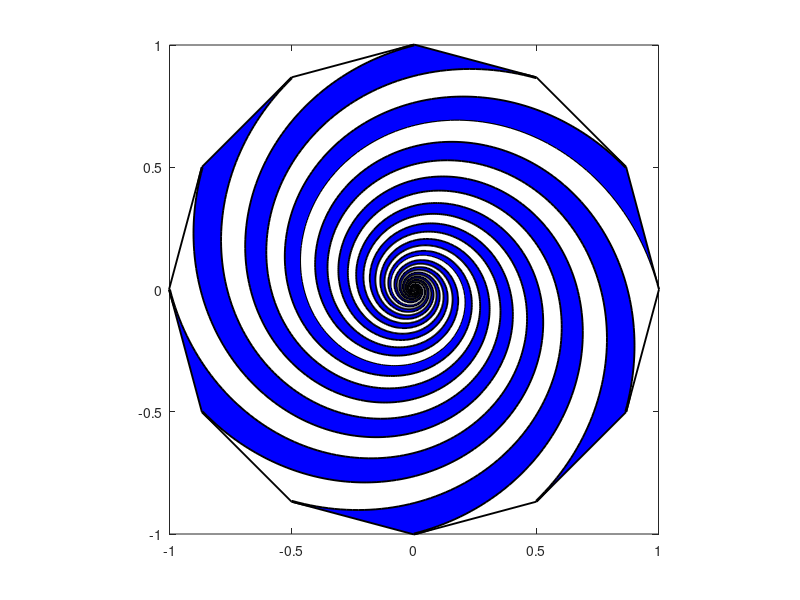

Write the MATLAB code that produced this figure.
close all;clc;clear;
sep = 0.05;
sides = 12;
steps = 2000;

k = 0:sides;
x = cos(2*pi*k/sides);
y = sin(2*pi*k/sides);

x_history = [];
y_history = [];

for i=1:steps
    x_history = [x_history; x];
    y_history = [y_history; y];

    if mod(i,2) == 1
        fill(x, y, 'b')
    else
        fill(x, y, 'w')
    end
    hold on

    x = x * (1-sep) + [x(2:end) x(2)] * sep;
    y = y * (1-sep) + [y(2:end) y(2)] * sep;
end
daspect([1 1 1])
hold off



% just the curve:
x = cos(2*pi*k/sides);
y = sin(2*pi*k/sides);
plot(x, y, 'k', 'LineWidth', 2)
hold on

for k=1:sides
    plot(x_history(:,k), y_history(:,k), 'k', 'LineWidth', 2)

    x_history(:,k);
    x_history(:,k+1);
    x = [flipud(x_history(:,k+1)); x_history(:,k)];
    y = [flipud(y_history(:,k+1)); y_history(:,k)];

    if mod(k,2) == 1
        fill(x, y, 'b')
    else
        fill(x, y, 'w')
    end
    hold on
end
daspect([1 1 1])
hold off